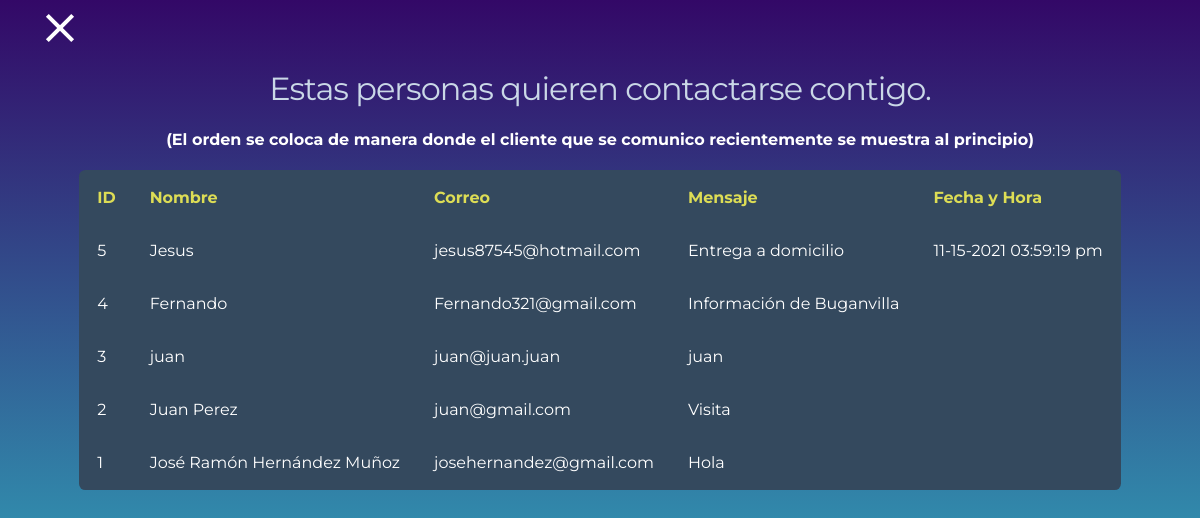
The page /correos.php on the database its author committed.
### tables this page shows
CREATE TABLE `contacto` (
  `id` int(11) NOT NULL,
  `nombre` varchar(100) NOT NULL,
  `email` varchar(100) NOT NULL,
  `mensaje` varchar(500) NOT NULL,
  `fecha` varchar(500) NOT NULL
);

### correos.php (the view, shortened to what this page needs)
<!DOCTYPE html>
<html lang="en">
<head>
    <link rel="stylesheet" href="./css/correos.css">
    <link rel="stylesheet" href="./css/close.css">
</head>
<body>
<?php require_once "./conexion.php" ?>
    <div class="wrapper">
        <a href="./indexLogin.html" class="close-button">
          <div class="in">
            <div class="close-button-block"></div>
            <div class="close-button-block"></div>
          </div>
          <div class="out">
            <div class="close-button-block"></div>
            <div class="close-button-block"></div>
          </div>
        </a>
      </div>
      <center>
    <h1>Estas personas quieren contactarse contigo.</h1>
    <h4><font color="white">(El orden se coloca de manera donde el cliente que se comunico recientemente se muestra al principio)</font></h4>
<table class="rwd-table">
  <tr>
    <th>ID</th>
    <th>Nombre</th>
    <th>Correo</th>
    <th>Mensaje</th>
    <th>Fecha y Hora</th>
  </tr>
  <?php
    $consulta= "SELECT * FROM contacto ORDER BY id DESC";
    $ejecutarconsulta= mysqli_query($db,$consulta);
    $verfilas= mysqli_num_rows($ejecutarconsulta);
    $fila= mysqli_fetch_array($ejecutarconsulta);
    if(!$ejecutarconsulta)
    {
        echo("ERROR en la consulta");
    }
    else
        {
            if($verfilas<1)
            {
                echo("<tr><td>Sin registros</td></tr>");
            }
            else
            {
                for($x=0; $x<=$fila; $x++)
                {
                    echo'
                        <tr>
                        <td class="">'.$fila[0].'</td>
                        <td class="">'.$fila[1].'</td>
                        <td class="">'.$fila[2].'</td>
                        <td class="">'.$fila[3].'</td>
                        <td class="">'.$fila[4].'</td>
                        </tr>';
                        $fila=mysqli_fetch_array($ejecutarconsulta);
                }
            }
        }
    ?>
</table>
      </center>
</body>
</html>

### css/correos.css (style rules this page uses)
.rwd-table { margin: 1em 0; min-width: 300px; }
.rwd-table tr { border-top: 1px solid #ddd; border-bottom: 1px solid #ddd; }
.rwd-table th { display: none; }
.rwd-table td { display: block; }
.rwd-table td:first-child { padding-top: 0.5em; }
.rwd-table td:last-child { padding-bottom: 0.5em; }
.rwd-table td:before { content: attr(data-th) ": "; font-weight: bold; width: 6.5em; display: inline-block; }
@media (min-width: 480px) { .rwd-table td:before { display: none; } }
.rwd-table th, .rwd-table td { text-align: left; }
@media (min-width: 480px) { .rwd-table th, .rwd-table td { display: table-cell; padding: 0.25em 0.5em; } }
@media (min-width: 480px) { .rwd-table th:first-child, .rwd-table td:first-child { padding-left: 0; } }
@media (min-width: 480px) { .rwd-table th:last-child, .rwd-table td:last-child { padding-right: 0; } }
body { padding: 0 2em; font-family: Montserrat, sans-serif; -webkit-font-smoothing: antialiased; text-rendering: optimizeLegibility; color: #444; background-image: linear-gradient(to top, #30cfd0 0%, #330867 100%); background-attachment: fixed; background-size: cover; }
h1 { font-weight: normal; letter-spacing: -1px; color: #cad8e7; }
.rwd-table { background: #34495e; color: #fff; border-radius: 0.4em; overflow: hidden; }
.rwd-table tr { border-color: #46637f; }
.rwd-table th, .rwd-table td { margin: 0.5em 1em; }
@media (min-width: 480px) { .rwd-table th, .rwd-table td { padding: 1em !important; } }
.rwd-table th, .rwd-table td:before { color: #dd5; }

### css/close.css (style rules this page uses)
.close-button { display: block; width: 40px; height: 40px; position: relative; overflow: hidden; }
.close-button > div { position: relative; }
.close-button-block { width: 40px; height: 20px; position: relative; overflow: hidden; }
.close-button-block:before, .close-button-block:after { content: ""; position: absolute; bottom: 0; left: calc(55% - 4px); display: block; width: 4px; height: 25px; transform-origin: bottom center; background: white; transition: all ease-out 280ms; }
.close-button-block:last-of-type { transform: rotate(180deg); }
.close-button .in .close-button-block:before { transition-delay: 280ms; transform: translateX(20px) translateY(-20px) rotate(45deg); }
.close-button .in .close-button-block:after { transition-delay: 280ms; transform: translateX(-22px) translateY(-22px) rotate(-45deg); }
.close-button .out { position: absolute; top: 0; left: 0; }
.close-button .out .close-button-block:before { transform: translateX(-5px) translateY(5px) rotate(45deg); }
.close-button .out .close-button-block:after { transform: translateX(5px) translateY(5px) rotate(-45deg); }

### rows shown on the page
contacto: id "5", nombre "Jesus", email "jesus87545@hotmail.com", mensaje "Entrega a domicilio", fecha "11-15-2021 03:59:19 pm"
contacto: id "4", nombre "Fernando", email "Fernando321@gmail.com", mensaje "Información de Buganvilla"
contacto: id "3", nombre "juan", email "juan@juan.juan", mensaje "juan"
contacto: id "2", nombre "Juan Perez", email "juan@gmail.com", mensaje "Visita"
contacto: id "1", nombre "José Ramón Hernández Muñoz", email "josehernandez@gmail.com", mensaje "Hola"
